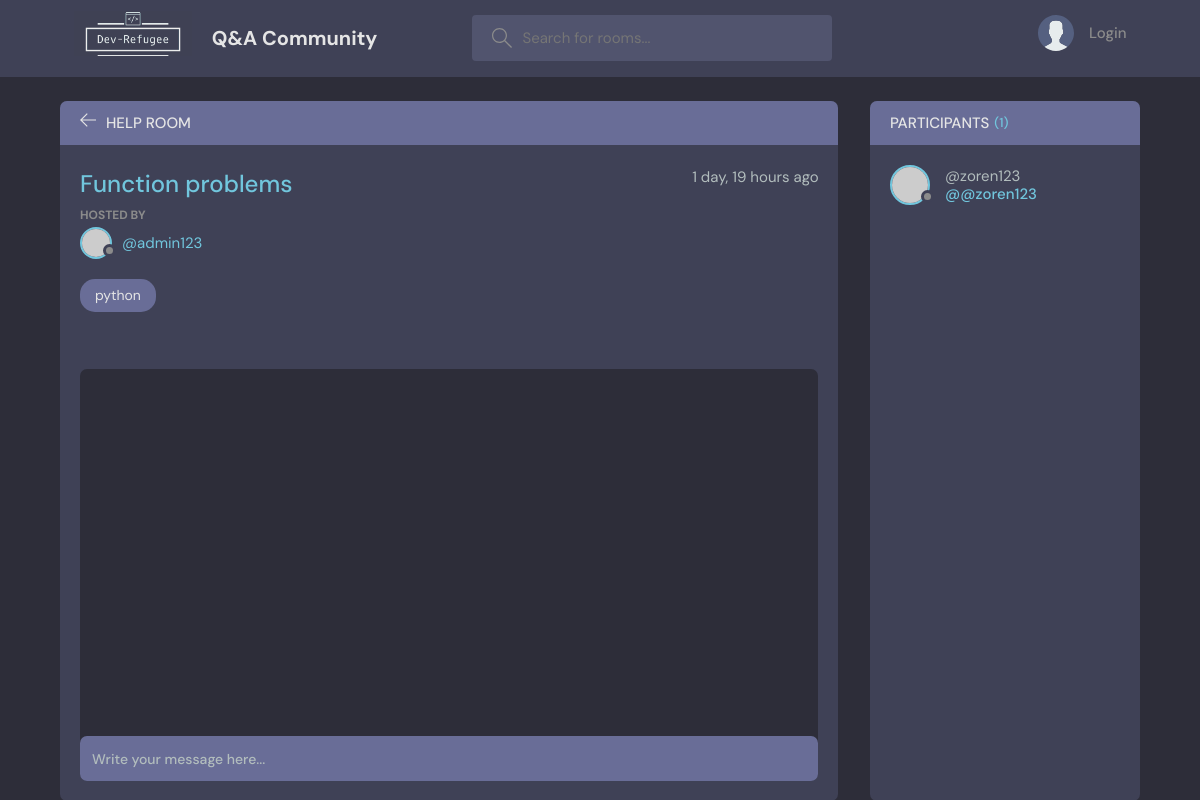
The page /room/1/ on the database its author committed.
### base/models.py (models this page shows, shortened)
class Room(models.Model):
    host = models.ForeignKey(User, on_delete=models.SET_NULL, null=True)
    topic = models.ForeignKey(Topic, on_delete=models.SET_NULL, null=True)
    name = models.CharField(max_length=200)
    description = models.TextField(null=True, blank=True)
    participants = models.ManyToManyField(User, related_name='participants', blank=True)
    updated = models.DateTimeField(auto_now=True)
    created = models.DateTimeField(auto_now_add=True)
    class Meta:
        ordering = ['-updated', '-created']

class Topic(models.Model):
    name = models.CharField(max_length=200)
    def __str__(self):
        return self.name

### base/views.py (the view, shortened to what this page needs)
def room(request, pk):
    room = Room.objects.get(id=pk)
    room_messages = room.message_set.all()
    participants = room.participants.all()
    context = {'room': room, 'room_messages': room_messages, 'participants': participants}
    return render(request, 'base/room.html', context)

### base/templates/base/room.html (shortened to what this page needs)
{% extends 'main.html' %}
{% block content %}
    <main class="profile-page layout layout--2">
      <div class="container">
        <div class="room">
          <div class="room__top">
            <div class="room__topLeft">
              <a href="{% url 'home' %}">
                <svg version="1.1" xmlns="http://www.w3.org/2000/svg" width="32" height="32" viewBox="0 0 32 32">
                  <title>arrow-left</title>
                  <path
                    d="M13.723 2.286l-13.723 13.714 13.719 13.714 1.616-1.611-10.96-10.96h27.625v-2.286h-27.625l10.965-10.965-1.616-1.607z"
                  ></path>
                </svg>
              </a>
              <h3>Help Room</h3>
            </div>
          </div>
          <div class="room__box scroll">
            <div class="room__header scroll">
              <div class="room__info">
                <h3>{{room.name}}</h3>
                <span>{{room.created | timesince}} ago</span>
              </div>
              <div class="room__hosted">
                <p>Hosted By</p>
                <a href="{% url 'user-profile' room.host.id %}" class="room__author">
                  <div class="avatar avatar--small">
                    <img src="https://randomuser.me/api/portraits/men/37.jpg" />
                  </div>
                  <span>@{{room.host.username}}</span>
                </a>
              </div>
              <span class="room__topics">{{room.topic}}</span>
            </div>
            <div class="room__conversation">
              <div class="threads scroll">
              </div>
            </div>
          </div>
          <div class="room__message">
            <form action="#"><input name="" placeholder="Write your message here..." /></form>
          </div>
        </div>
        <div class="participants">
          <h3 class="participants__top">Participants <span>({{participants.count}})</span></h3>
          <div class="participants__list scroll">
            {% for user in participants %}
            <a href="{% url 'user-profile' user.id %}" class="participant">
              <div class="avatar avatar--medium">
                <img src="https://randomuser.me/api/portraits/men/37.jpg" />
              </div>
              <p>
                {{user.username}}
                <span>@{{user.username}}</span>
              </p>
            </a>
            {% endfor %}
          </div>
        </div>
      </div>
    </main>
{% endblock content %}

### rows shown on the page
Room: name "Function problems", created "1 day, 19 hours", host.username "admin123", topic "python"

### other values the page prints
{{ participants.count }} "1"
{{ user.username }} "@zoren123"
